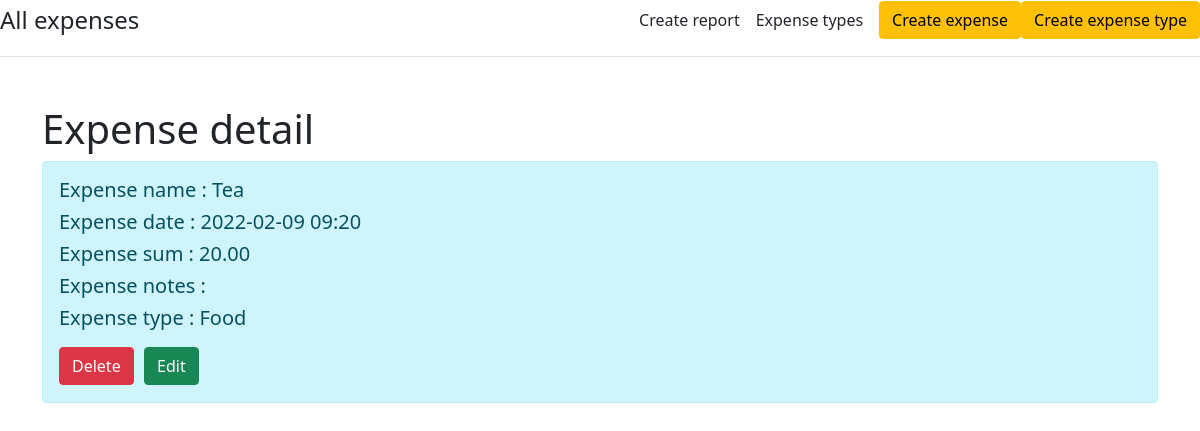
Page /expense/11 on the committed database.
### database.py (models this page shows, shortened)
class Expense(db.Model):
    __tablename__ = 'expense'
    id = db.Column(db.Integer, primary_key=True)
    name = db.Column(db.String(32), nullable=False)
    date = db.Column(db.DateTime, default=datetime.utcnow)
    expense_sum = db.Column(db.Numeric, nullable=False)
    notes = db.Column(db.String(200), nullable=True)
    expense_type_id = db.Column(db.Integer, db.ForeignKey('expense_type.id'), nullable=False)
    expense = db.relationship('ExpenseType', backref=db.backref('expenses', lazy=True))

class ExpenseType(db.Model):
    __tablename__ = 'expense_type'
    id = db.Column(db.Integer, primary_key=True)
    name = db.Column(db.String(32), nullable=False)
    is_active = db.Column(db.Boolean, default=True)
    def __repr__(self):
        return self.name

### expenses.py (the view)
@app.route('/expense/<int:id>')
def expense_detail(id):
    expense = Expense.query.get(id)
    return render_template('app/expense-detail.html', expense=expense)

### templates/app/expense-detail.html (shortened to what this page needs)
{% extends 'base.html' %}
{% block body %}
<div class="container mt-5">
    <h1> Expense detail </h1>
    <div class="alert alert-info">
        <h5>Expense name : {{ expense.name }}</h5>
        <h5>Expense date : {{ expense.date.strftime('%Y-%m-%d   %H:%M') }}</h5>
        <h5>Expense sum : {{ expense.expense_sum|round(2) }}</h5>
        <h5>Expense notes : {{ expense.notes }}</h5>
        <h5>Expense type : {{ expense.expense }}</h5>
        <a href="/expense/{{ expense.id }}/delete" class="btn btn-danger">Delete</a>
        <a href="/expense/{{ expense.id }}/update" class="btn btn-success">Edit</a>
    </div>
</div>
{% endblock %}

### rows in the picture
Expense: name "Tea", date "2022-02-09 09:20", expense_sum "20.00"
ExpenseType: expense "Food"
